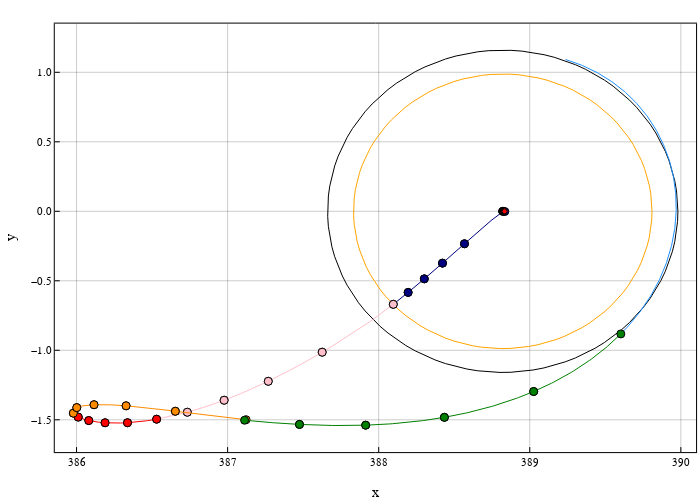

This figure's notebook cell:
### Code cell
pcart = plot(
    size=(700,500), frame_style=:box, aspect_ratio=:equal, grid=0.4, legend=false
);

arcs_color = Dict(
    "xlr_bck_arc" => :navy, 
    "xlr_fwd_arc" => :pink,
    "mid_bck_arc" => :red1, 
    "mid_fwd_arc" => :darkorange, 
    "lpo_arc" => :green
)

pcart = plot(
    size=(700,500), frame_style=:box, aspect_ratio=:equal, grid=0.4, legend=false, xlabel="x", ylabel="y"
)
plot!(pcart, earth[1,:], earth[2,:], c=:green, lw=1.0, label="earth")
plot!(pcart, earth_ub[1,:], earth_ub[2,:], c=:black, lw=1.0, label="earth")
plot!(pcart, earth_lb[1,:], earth_lb[2,:], c=:black, lw=1.0, label="earth")

plot!(pcart, moon[1,:], moon[2,:], c=:orange, lw=1.0, label="moon")
plot!(pcart, moon_soi_outer[1,:], moon_soi_outer[2,:], c=:black, lw=1.0, label="moon_soi_outer")

# plot!(hcat(sol_.u...)[1,:], hcat(sol_.u...)[2,:], color=:black, label="backward(from LLO):0.001", set_aspect=:equal, size=(700,700))


# ballistic legs
for sol_ballistic in sols_ballistic
    plot!(pcart, hcat(sol_ballistic.u...)[1,:], hcat(sol_ballistic.u...)[2,:], c=:dodgerblue, label=false)
end

# trajectory
# for i = 1:length(sol_param_list)
#     sol, _, name = sol_param_list[i]
#     #if name == "mid_bck_arc" || name == "mid_fwd_arc" || name == "lpo_arc"
#     plot!(pcart, sol[1,:], sol[2,:], 
#         linewidth=1.5, label="$name", c=arcs_color[name])
#     #end
# end

# trajectory
# starting from 2, excluding the first LEO arc now...
for i = 1:length(sol_param_list)
    sol, _, name = sol_param_list[i]
    plot!(pcart, sol[1,:], sol[2,:], label="$name", c=arcs_color[name])
    scatter!(pcart, [sol[1,1],sol[1,end]], [sol[2,1],sol[2,end]], label=false, c=arcs_color[name], marker=:circle)
end

# control node
# scatter!(pcart, [x_mid[1]], [x_mid[2]], marker=:circle, color=:black, label="MP")
scatter!(pcart, [param3b.as], [0.0], marker=:circle, color=:black)

# plot the earth when the initial guess is terminated 
θm0 = π - (θsf - param3b.oms * tof)
e0x = param3b.as - param3b.mu2*cos(θm0)
e0y = - param3b.mu2 * sin(θm0)
earth0 = plot_circle(6375/param3b.lstar, e0x, e0y)

plot!(pcart, earth0[1,:], earth0[2,:], c=:red, lw=1.0, label="earth")
scatter!(pcart, [e0x], [e0y], color=:red, markersize=2.5)


pcart
